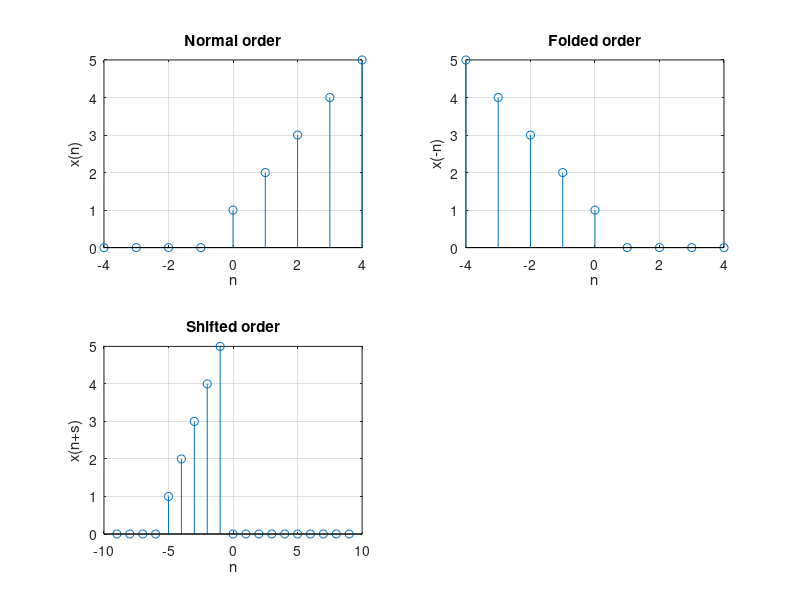

The MATLAB script that drew this image:
% assignment 2 question 3
clc;
clear all;
close all;

% set variables
x = [1 2 3 4 5];
n = -4:1:4;

% normal order
y = [zeros(1,4) x];
subplot(2,2,1);
stem(n, y);
title('Normal order');
xlabel('n');
ylabel('x(n)');
grid on;

% folded order
subplot(2,2,2);
stem(-n, y);
title('Folded order');
xlabel('n');
ylabel('x(-n)');
grid on;

% shifted order
s = input('Enter shift : ');
limit = (abs(s)+4);
n = -limit:1:limit;
y = [zeros(1,limit-s) x zeros(1,limit+s-4)];
subplot(2,2,3);
stem(n, y);
title('Shifted order');
xlabel('n');
ylabel('x(n+s)');
grid on;
